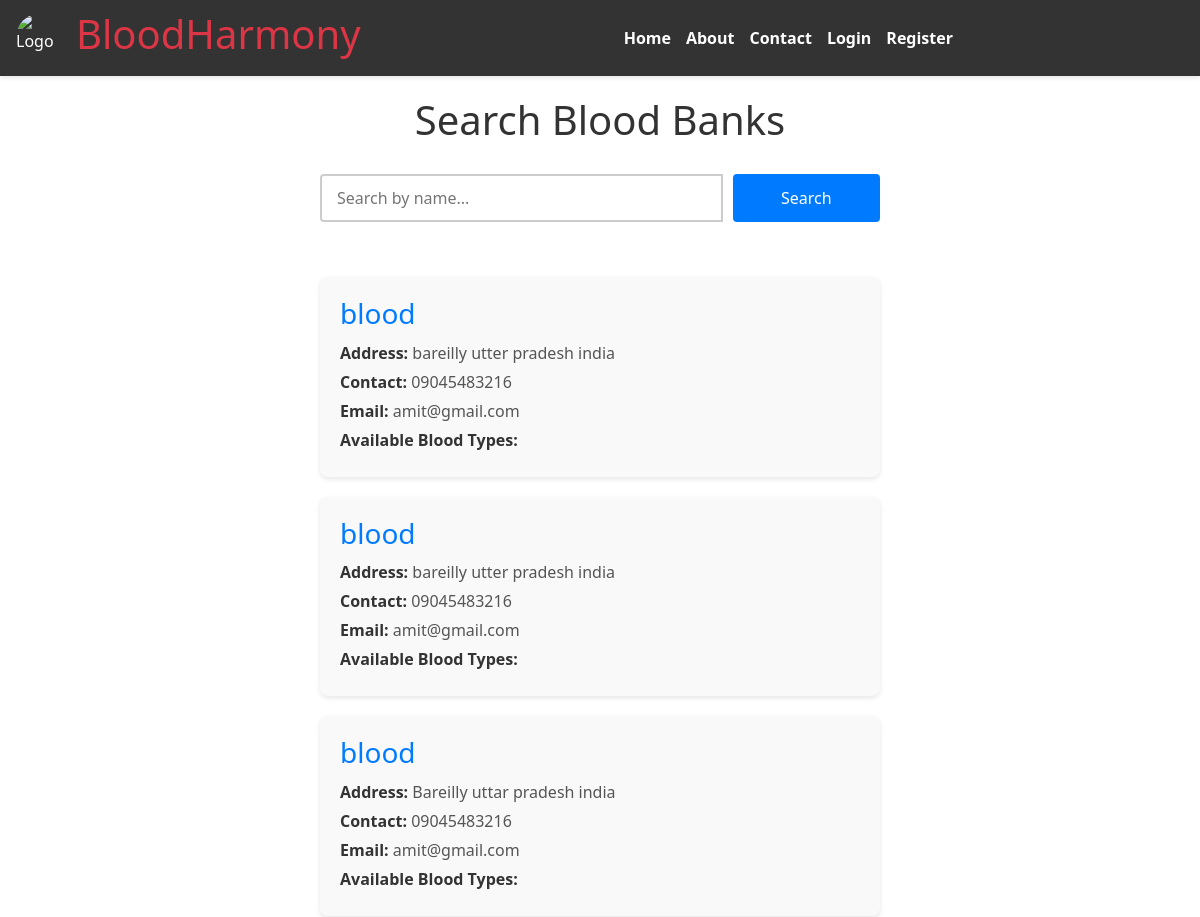
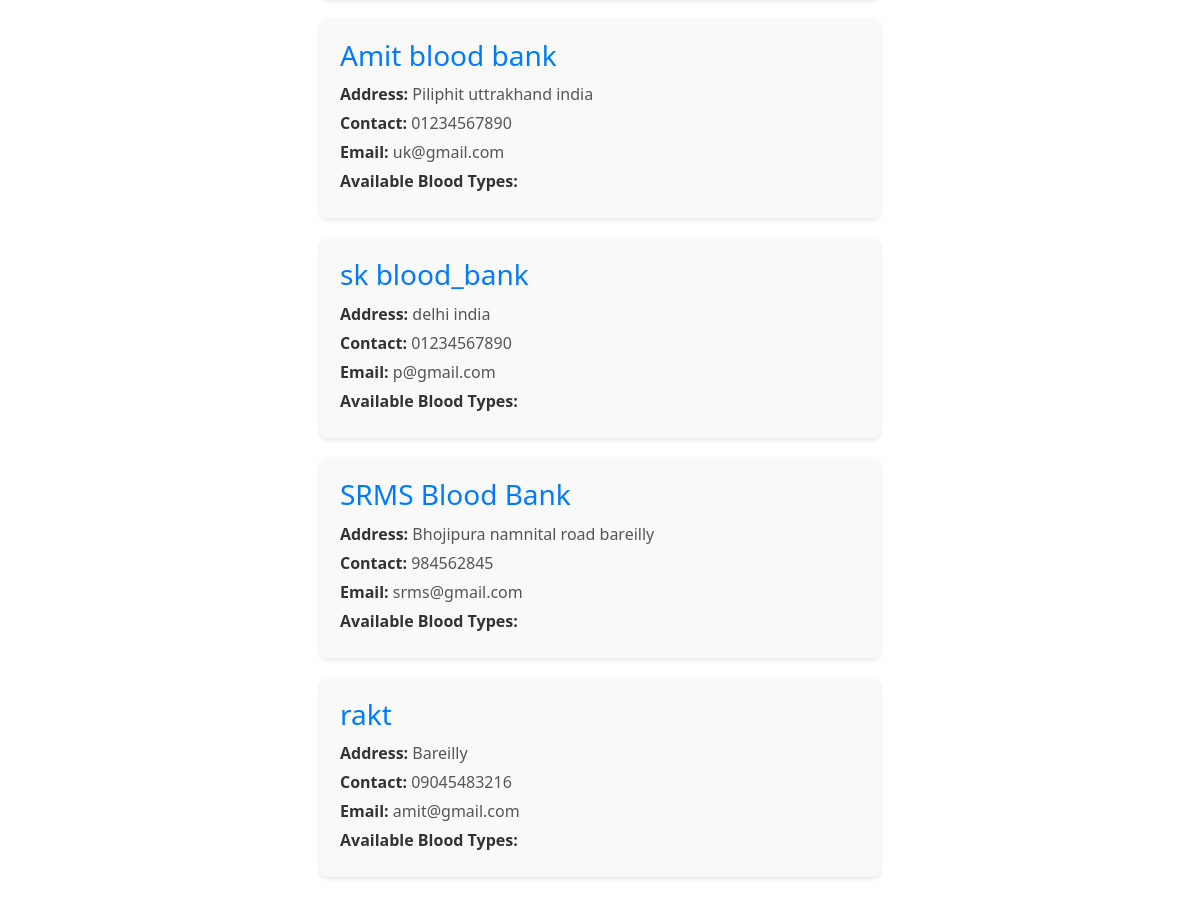
/search_blood_bank/, run on the app's committed database (2 pictures, top to bottom).
### donor/models.py (models this page shows, shortened)
class BloodBank(models.Model):
    name = models.CharField(max_length=255)
    address = models.TextField()
    contact_number = models.CharField(max_length=20)
    email = models.EmailField()
    manager = models.ForeignKey(User, on_delete=models.SET_NULL, null=True, blank=True)

### donor/views.py (the view)
# urls.py: path('search_blood_bank/', views.search_blood_bank, name='search_blood_bank'),
def search_blood_bank(request):
    query = request.GET.get('q', '').strip()
    if query:
        blood_banks = BloodBank.objects.filter(name__icontains=query)
    else:
        blood_banks = BloodBank.objects.all()
    return render(request, 'blood_bank/search_blood_bank.html', {'blood_banks': blood_banks, 'query': query})

### donor/templates/blood_bank/search_blood_bank.html (shortened to what this page needs)
{% extends "home.html" %}
{% block content %}
<div class="search-blood-bank-container">
    <h2 class="search-title">Search Blood Banks</h2>
    <form method="get" class="search-form">
        <input type="text" name="q" value="{{ query }}" placeholder="Search by name..." class="search-input">
        <button type="submit" class="search-button">Search</button>
    </form>
    <div class="blood-bank-results">
        {% if blood_banks %}
            <ul class="blood-bank-list">
                {% for blood_bank in blood_banks %}
                    <li class="blood-bank-item">
                        <div class="blood-bank-details">
                            <h3>{{ blood_bank.name }}</h3>
                            <p><strong>Address:</strong> {{ blood_bank.address }}</p>
                            <p><strong>Contact:</strong> {{ blood_bank.contact_number }}</p>
                            <p><strong>Email:</strong> {{ blood_bank.email }}</p>
                            <p><strong>Available Blood Types:</strong> {{ blood_bank.available_blood_types }}</p>
                        </div>
                    </li>
                {% endfor %}
            </ul>
        {% else %}
            <p class="no-results">No blood banks found.</p>
        {% endif %}
    </div>
</div>
{% endblock %}

### donor/static/css/a.css (style rules this page uses)
* { margin: 0; padding: 0; box-sizing: border-box; }
body { font-family: Arial, sans-serif; background-color: #f4f4f4; width: 100vw; display: flex; flex-direction: column; }
html, body { height: 100%; margin: 0; }
form input, form select { width: 100%; padding: 10px; margin-bottom: 15px; border: 1px solid #ccc; border-radius: 4px; }
form button { padding: 10px; background-color: #007bff; color: #fff; border: none; border-radius: 4px; cursor: pointer; font-size: 16px; }
html, body { height: 100%; margin: 0; display: flex; flex-direction: column; }

### data on the page
BloodBank: name "blood", address "bareilly utter pradesh india", contact_number "09045483216", email "amit@gmail.com"
BloodBank: name "blood", address "bareilly utter pradesh india", contact_number "09045483216", email "amit@gmail.com"
BloodBank: name "blood", address "Bareilly uttar pradesh india", contact_number "09045483216", email "amit@gmail.com"
BloodBank: name "Amit blood bank", address "Piliphit uttrakhand india", contact_number "01234567890", email "uk@gmail.com"
BloodBank: name "sk blood_bank", address "delhi india", contact_number "01234567890", email "p@gmail.com"
BloodBank: name "SRMS Blood Bank", address "Bhojipura namnital road bareilly", contact_number "984562845", email "srms@gmail.com"
BloodBank: name "rakt", address "Bareilly", contact_number "09045483216", email "amit@gmail.com"
